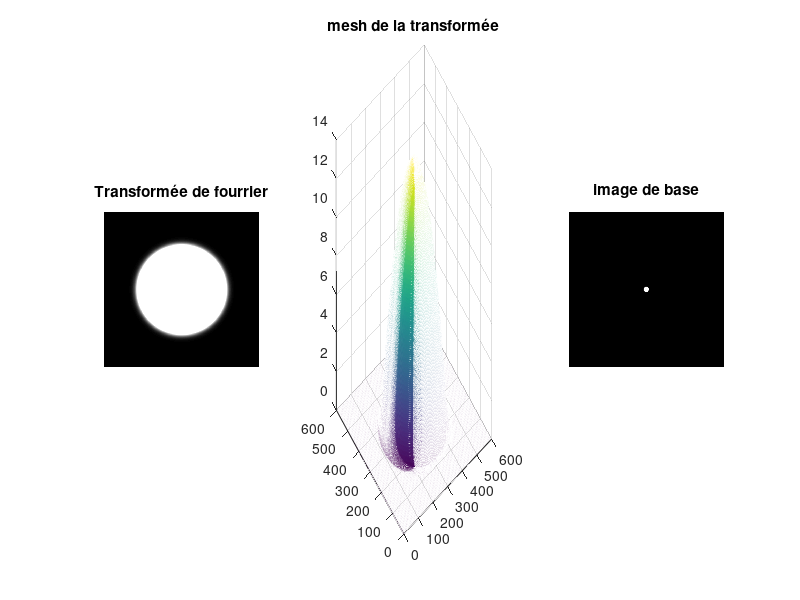

MATLAB code for this plot:
# TP1 Fourrier
# exercice 2
# Barros Mikel-ange 11508726

# Définis la taille de mon image
X=600;
Y=400;
# Crée un réctangle noir au dimension de l'image
im1=zeros(X,Y);
# Dessine un rectangle blanc sur l'image noir
im1(X/2-X/4:X/2+X/4-1,Y/2-Y/4:Y/2+Y/4-1)=1;
# Applique la transformée de fourrier sur l'image créée
imfourrier=fftshift(fft2(im1));
# Affiche l'image de la transformée de fourrier
# Ajuste le contraste et affiche les valeurs selont un logarithme
ImAjuste=log(1+80*abs(imfourrier));
figure(1);
subplot(1,3,1);
imshow(ImAjuste);
title("Transformée de fourrier");
# Affiche la représentation 3d de la transformée de fourrier
subplot(1,3,2);
mesh(ImAjuste);
title("mesh de la transformée");
# Affiche l'image
subplot(1,3,3);
imshow(im1);
title("image de base");

waitforbuttonpress();

# Commentaires du résultat

# Le résultat obtenu est un sinus cardinal. En effet l'image 2d de base
# représente une porte et la transformée de fourrier d'une porte est
# un sinus cardinal.

# Crée un deuxième rectangle noir au dimension de l'image
im1bis=zeros(X,Y);
# Dessine un rectangle blanc sur l'image noir à une autre position que précédemment
im1bis(1:X/4,1:Y/4)=1;
# Applique la transformée de fourrier sur l'image créée
imfourrierbis=fftshift(fft2(im1bis));
# Ajuste le contraste et affiche les valeurs selont un logarithme
ImAjusteBis=log(1+80*abs(imfourrierbis));
# Affiche l'image de la transformée de fourrier
figure(1);
subplot(1,3,1);
imshow(ImAjusteBis);
title("Transformée de fourrier");
# Affiche la représentation 3d de la transformée de fourrier
subplot(1,3,2);
mesh(ImAjusteBis);
title("mesh de la transformée");
# Affiche l'image
subplot(1,3,3);
imshow(im1bis);
title("image de base");

waitforbuttonpress();

# Commentaires du résultat

# le résultat obtenu reste un sinus cardinal. Cependant valeurs observées sont 
# sensiblement différentes par rapport a la première porte observée

# Crée un troisième rectangle noir au dimension de l'image
im1ter=zeros(X,Y);
# Rempli le rectangle de points blancs
im1ter(1:3:X,1:3:Y)=1;
# Applique la transformée de fourrier sur l'image créée
imfourrierter=fftshift(fft2(im1ter));
# Affiche l'image de la transformée de fourrier
# Ajuste le contraste et affiche les valeurs selont un logarithme
ImAjusteter=log(1+80*abs(imfourrierter));
figure(1);
subplot(1,3,1);
imshow(ImAjusteter);
title("Transformée de fourrier");
# Affiche la représentation 3d de la transformée de fourrier
subplot(1,3,2);
mesh(ImAjusteter);
title("mesh de la transformée");
# Affiche l'image
subplot(1,3,3);
imshow(im1ter);
title("image de base");

waitforbuttonpress();

# Commentaires du résultat

# le résultat obtenue par la transformée de fourrier est un peigne de dirac 2d.
# En effet l'image de départ était elle aussi un peigne de dirac et la 
# transformée de fourrier d'un peigne de dirac reste un peigne de dirac.

# Crée une gaussienne 2d

im1qua=ones(X,X);

for(i=1:X)
  for(j=1:X)
    im1qua(i,j)=255*exp(-((i-X/2)*(i-X/2)/16+(j-X/2)*(j-X/2)/16));
  end
end

# Applique la transformée de fourrier sur l'image créée
imfourrierqua=fftshift(fft2(im1qua));
# Affiche l'image de la transformée de fourrier
# Ajuste le contraste et affiche les valeurs selont un logarithme
ImAjustequa=log(1+80*abs(imfourrierqua));
figure(1);
subplot(1,3,1);
imshow(ImAjustequa);
title("Transformée de fourrier");
# Affiche la représentation 3d de la transformée de fourrier
subplot(1,3,2);
mesh(ImAjustequa);
title("mesh de la transformée");
# Affiche l'image
subplot(1,3,3);
imshow(im1qua);
title("image de base");

# Commentaires du résultat

# le résultat obtenu est un gaussien plus grand que le gaussien. ce résultat est
# cohérent avec ce que l'on à vu en cours

# Après cette prise en main on peut conclure que les résultats des transformées
# de fourrier obtenue sur des signaux 1d sont également valable sur les 
# signaux 2d
